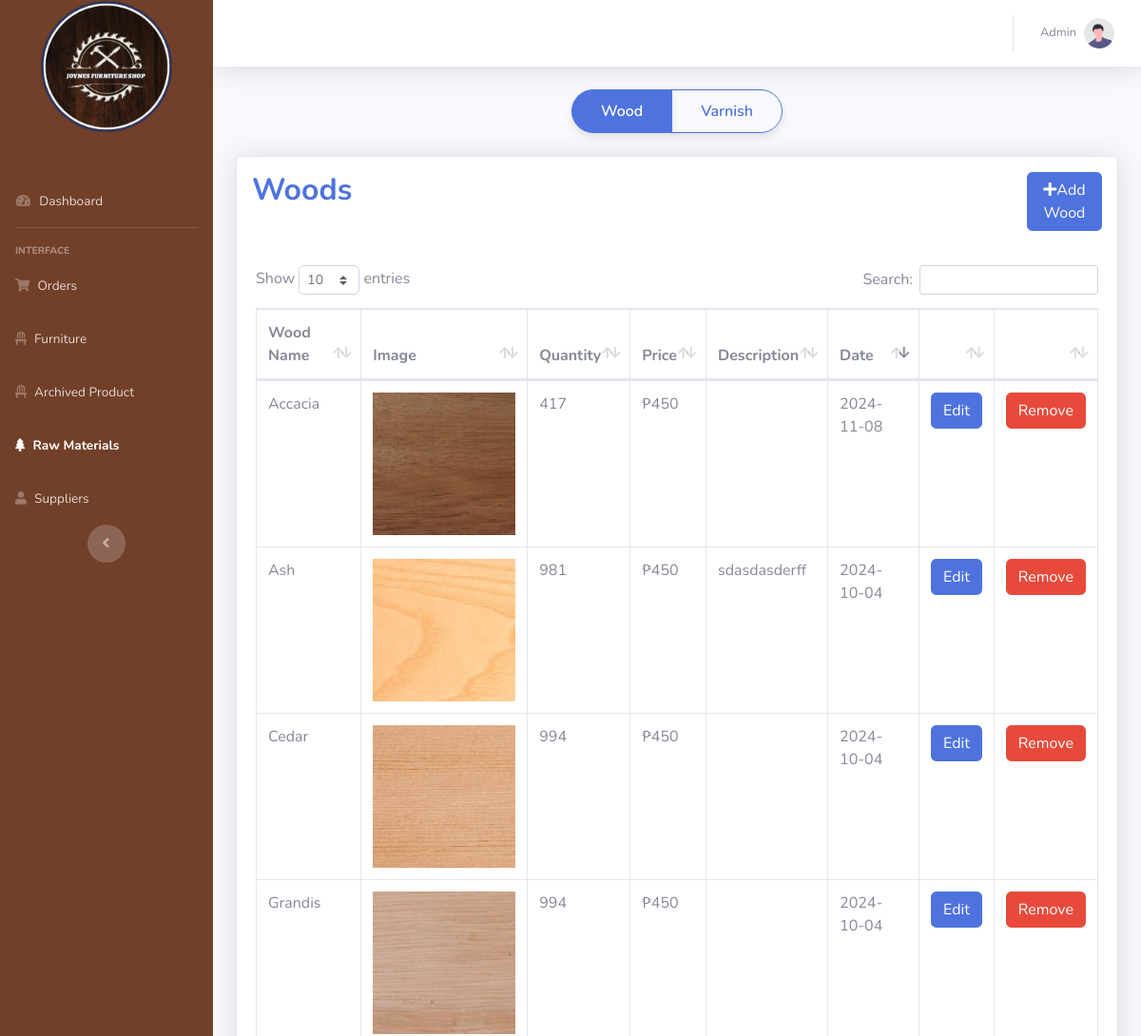
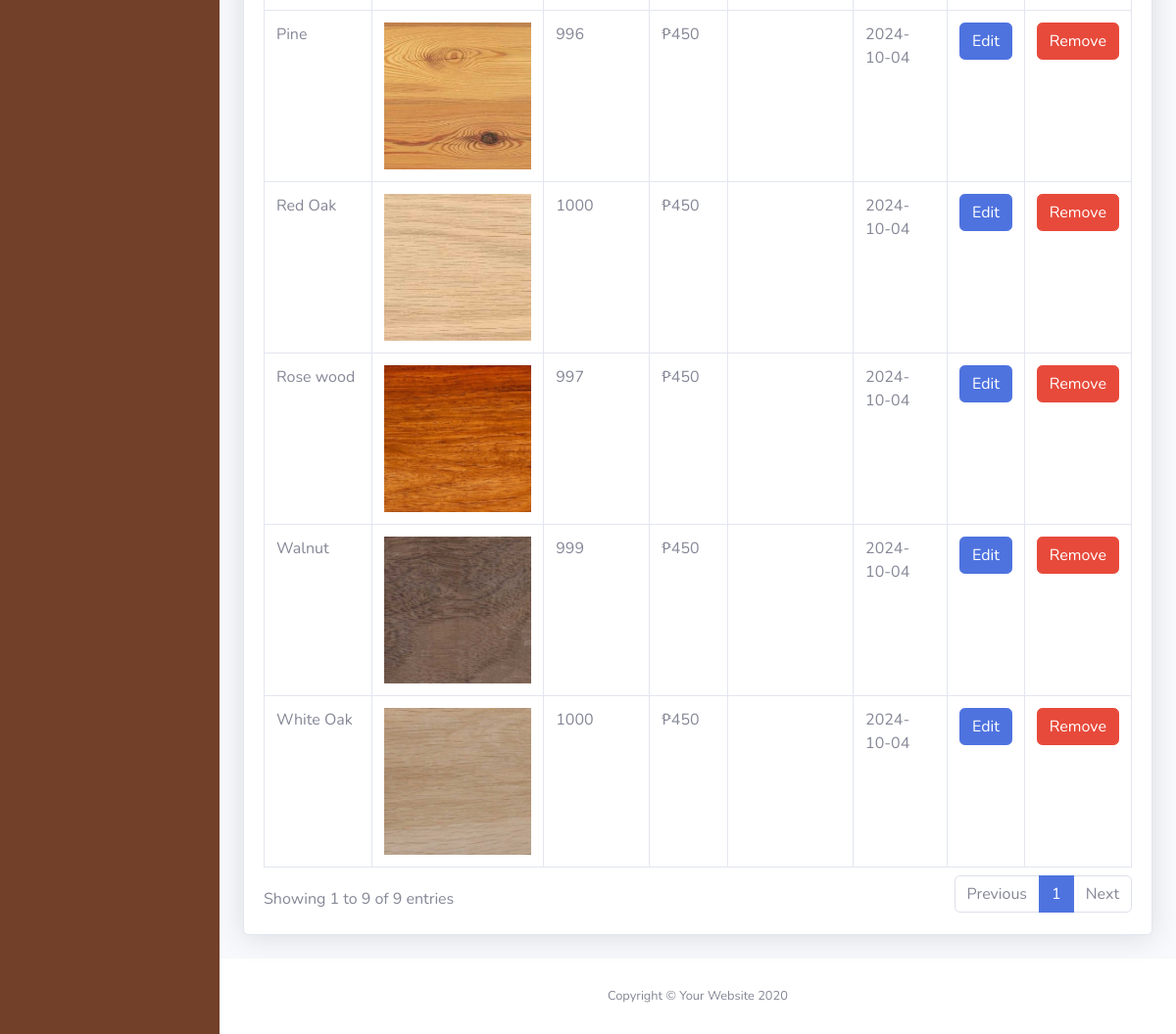
Screenshot of /rawtable.php with the database file from the repository (2 pictures, top to bottom).
### tables this page shows
CREATE TABLE `rawmtbl` (
  `pID` int(11) NOT NULL,
  `pName` varchar(255) NOT NULL,
  `image` varchar(255) NOT NULL,
  `pQuantity` int(11) NOT NULL,
  `pCost` int(255) NOT NULL,
  `pDes` varchar(255) NOT NULL,
  `date` date NOT NULL
);

### rawtable.php (the view, shortened to what this page needs)
<?php
include("database.php");
$rawsql = "SELECT * FROM rawmtbl";
$rawresult = mysqli_query($conn, $rawsql);
?>
<!DOCTYPE html>
<html lang="en">
<head>
    <link href="vendor/fontawesome-free/css/all.min.css" rel="stylesheet" type="text/css">
    <link href="css/sb-admin-2.min.css" rel="stylesheet">
    <link href="css/newstyle.css" rel="stylesheet">
    <link href="vendor/datatables/dataTables.bootstrap4.min.css" rel="stylesheet">
</head>
<body id="page-top">
    <div id="wrapper">
        <ul class="navbar-nav sidebar sidebar-dark accordion" id="accordionSidebar">
            <a class="logo sidebar-brand d-flex align-items-center justify-content-center" href="admin.php">
                <div class="sidebar-brand-icon ">
                    <img src="logo.png" class="img-fluid ">
                </div>
            </a>
            <li class="nav-item mt-5">
                <a class="nav-link" href="admin.php">
                    <i class="fas fa-fw fa-tachometer-alt"></i>
                    <span>Dashboard</span></a>
            </li>
            <hr class="sidebar-divider">
            <div class="sidebar-heading">
                Interface
            </div>
            <li class="nav-item">
                <a class="nav-link collapsed" href="adminOrder.php">
                    <i class="fas fa-shopping-cart"></i>
                    <span>Orders</span>
                </a>
            </li>
            <li class="nav-item">
                <a class="nav-link collapsed" href="tables.php">
                    <i class="fas fa-solid fa-chair"></i>
                    <span>Furniture</span>
                </a>
            </li>
            <li class="nav-item">
                <a class="nav-link collapsed" href="archiveprod.php">
                    <i class="fas fa-solid fa-chair"></i>
                    <span>Archived Product</span>
                </a>
            </li>
            <li class="nav-item active">
                <a class="nav-link collapsed" href="rawtable.php">
                    <i class="fas fa-solid fa-tree"></i>
                    <span>Raw Materials</span>
                </a>
            </li>
            <li class="nav-item">
                <a class="nav-link " href="suppliers.php">
                    <i class="fas fa-solid fa-user"></i>
                    <span>Suppliers</span>
                </a>
            </li>
            <div class="text-center d-none d-md-inline">
                <button class="rounded-circle border-0" id="sidebarToggle"></button>
            </div>
        </ul>
        <div id="content-wrapper" class="d-flex flex-column">
            <div id="content">
                <nav
                    class="navbar navbar-expand navbar-light bg-white topbar mb-4 static-top shadow align-items-center">
                    <ul class="navbar-nav ml-auto">
                        <li class="nav-item dropdown no-arrow">
                            <a class="nav-link dropdown-toggle" href="#" id="userDropdown" role="button"
                                data-toggle="dropdown" aria-haspopup="true" aria-expanded="false">
                                <span class="mr-2 d-none d-lg-inline text-gray-600 small">Admin</span>
                                <img class="img-profile rounded-circle" src="img/undraw_profile.svg">
                            </a>
                        </li>
                    </ul>
                </nav>
                    <div class="container-fluid">
                        <div class="d-flex justify-content-center mb-4">
                            <div class="btn-group btn-group-toggle" data-toggle="buttons" id="toggleButtons">
                                <label class="btn btn-outline-primary active" id="btnWood" style="border-radius: 30px 0 0 30px; padding: 10px 30px; font-weight: 600; box-shadow: 0 4px 8px rgba(0,0,0,0.1); transition: background-color 0.3s ease;">
                                    <input type="radio" name="options" autocomplete="off" checked> Wood
                                </label>
                                <label class="btn btn-outline-primary" id="btnVarnish" style="border-radius: 0 30px 30px 0; padding: 10px 30px; font-weight: 600; box-shadow: 0 4px 8px rgba(0,0,0,0.1); transition: background-color 0.3s ease;">
                                    <input type="radio" name="options" autocomplete="off"> Varnish
                                </label>
                            </div>
                        </div>
                        <div id="woodsContainer" style="display: block; opacity: 1; transition: opacity 0.5s ease;">
                            <div class="card shadow mb-4">
                                <div class="row  py-3 px-3">
                                    <div class="col-lg-10">
                                        <h2 class=" font-weight-bold text-primary">Woods</h2>
                                    </div>
                                    <div class="col-lg-2">
                                        <a type="btn" class="btn btn-primary  " href="#" data-toggle="modal"
                                            data-target="#addModal" style="margin-left: 50px;">
                                            <i class="fa fa-plus"></i>Add Wood
                                        </a>
                                    </div>
                                </div>
                                <div class="card-body">
                                    <div class="table-responsive">
                                        <table class="table table-bordered" id="woodsTable" width="100%" cellspacing="0">
                                            <thead>
                                                <tr>
                                                    <th>Wood Name</th>
                                                    <th>Image</th>
                                                    <th>Quantity</th>
                                                    <th>Price</th>
                                                    <th>Description</th>
                                                    <th>Date</th>
                                                    <th></th>
                                                    <th></th>
                                                </tr>
                                            </thead>
                                            <tbody>
                                                <tr>
                                                    <?php
                                                    while ($row = mysqli_fetch_assoc($rawresult)) {
                                                        ?>
                                                        <td><?php echo $row['pName']; ?></td>
                                                        <td>
                                                            <center><img src="./up/<?php echo $row['image']; ?>" alt="" width="150"
                                                                    height="150"></center>
                                                        </td>
                                                        <td><?php echo $row['pQuantity']; ?></td>
                                                        <td>&#8369;<?php echo number_format($row['pCost'], 0, '.', ','); ?></td>
                                                        <td><?php echo $row['pDes']; ?></td>
                                                        <td><?php echo $row['date']; ?></td>
                                                        <td>
                                                            <center><button class="update btn btn-primary" data-toggle="modal"
                                                                    data-target="#editRawModal" data-id="<?php echo $row['pID']; ?>"
                                                                    data-name="<?php echo $row['pName']; ?>"
                                                                    data-quantity="<?php echo $row['pQuantity']; ?>"
                                                                    data-price="<?php echo $row['pCost']; ?>"
                                                                    data-description="<?php echo $row['pDes']; ?>"
                                                                    data-image="<?php echo $row['image']; ?>">
                                                                    Edit
                                                                </button></center>
                                                        </td>
                                                        <td>
                                                            <center><a href="rawmdelete.php?id=<?php echo $row['pID']; ?>"><button
                                                                        class="delete btn btn-danger">Remove</button></a></center>
                                                        </td>
                                                    </tr>
                                                    <?php
                                                    }
                                                    ?>
                                            </tbody>
                                        </table>
                                    </div>
                                </div>
                            </div>
                        </div>
                    </div>
            </div>
            <footer class="sticky-footer bg-white">
                <div class="container my-auto">
                    <div class="copyright text-center my-auto">
                        <span>Copyright &copy; Your Website 2020</span>
                    </div>
                </div>
            </footer>
        </div>
    </div>
</body>
</html>

### css/newstyle.css (style rules this page uses)
.logo { margin-bottom: 30px; margin-top: 35px; }
.sidebar { background-color: rgba(114,63,41,255); }

### rows the page displays
rawmtbl: pName "Accacia", image (picture), pQuantity "417", pCost "450", date "2024-11-08"
rawmtbl: pName "Ash", image (picture), pQuantity "981", pCost "450", pDes "sdasdasderff", date "2024-10-04"
rawmtbl: pName "Cedar", image (picture), pQuantity "994", pCost "450", date "2024-10-04"
rawmtbl: pName "Grandis", image (picture), pQuantity "994", pCost "450", date "2024-10-04"
rawmtbl: pName "Pine", image (picture), pQuantity "996", pCost "450", date "2024-10-04"
rawmtbl: pName "Red Oak", image (picture), pQuantity "1000", pCost "450", date "2024-10-04"
rawmtbl: pName "Rose wood", image (picture), pQuantity "997", pCost "450", date "2024-10-04"
rawmtbl: pName "Walnut", image (picture), pQuantity "999", pCost "450", date "2024-10-04"
rawmtbl: pName "White Oak", image (picture), pQuantity "1000", pCost "450", date "2024-10-04"
